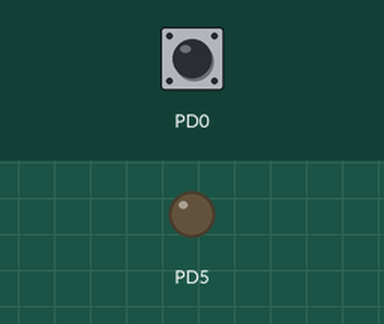
The program below on a simulated ATmega328P, built with avr-gcc and emulated at 16 MHz. Shown: output pins drawn as LEDs (lit = HIGH). The test bench sets the inputs (shaded band); at power-on: PD0 HIGH.

Above: at 1.2 s.
1.3 s: PD0 pulled LOW for 0.15 s
At 1.5 s:
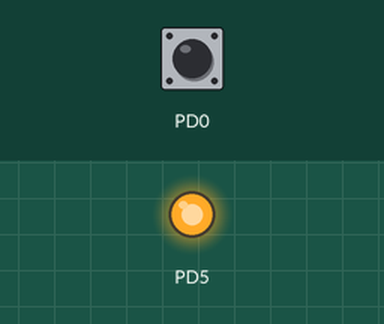
3.1 s: PD0 pulled LOW for 3.2 s
At 6.9 s:
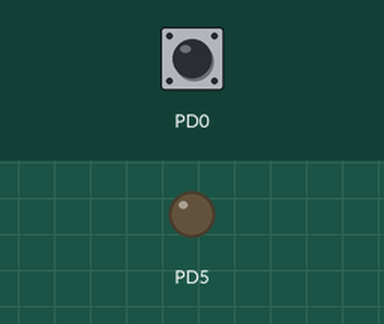
Timing chart, 0 to 8.4 s (numbered marks = the images above; inputs shaded):
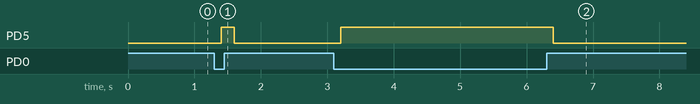

The program:

main.c
```c
/*
 * FirstAtmegaProject.c
 *
 * Created: 19-09-2022 19:49:34
 * Author : keshav
 */

#define F_CPU 16000000UL
#include <avr/io.h>
#include <util/delay.h>

//int main(void)
//{
	//DDRD = DDRD | (1<<3);		/* Make PD3 as output pin */
	//DDRD = DDRD & (~(1<<0));		/* Make PD2 as input pin */
	//PORTD = PORTD | (1<<0);		/* Enable pull-up on PD2 by writing 1 to it */
	//int pin_status;
	//while(1)
	//{
		//pin_status = PIND & (1<<0);	/*Read status of pin PD2 */
		//if(pin_status)			/* Transmit status of pin PD2 on to pin PD3 to drive LED. */
		//{
			//PORTD = PORTD | (1<<3);	/* Switch is open, pin_status = 1, LED is ON */
		//}
		//else
		//{
			//PORTD = PORTD & (~(1<<3));	/* Switch is closed, pin_status = 0, LED is OFF */
		//}
	//}
	//return 0;
//}

int main(void)
{
	DDRD = DDRD | 0b00100000;
	DDRD = DDRD & 0b11111110;
	PORTD = PORTD | 0b00000001;
	/* Replace with your application code */
	while (1)
	{
		if((PIND & 0b00000001) > 0) {
			_delay_ms(100);
			PORTD = PORTD & 0b11011111;
			} else {
			_delay_ms(100);
			PORTD = PORTD | 0b00100000;
		}
	}
}
```

Measured:
- after the input at 1.3 s, PD5: LOW → HIGH after 0.10 s, → LOW 0.20 s later
- after the input at 3.1 s, PD5: LOW → HIGH after 0.10 s, → LOW 3.2 s later
